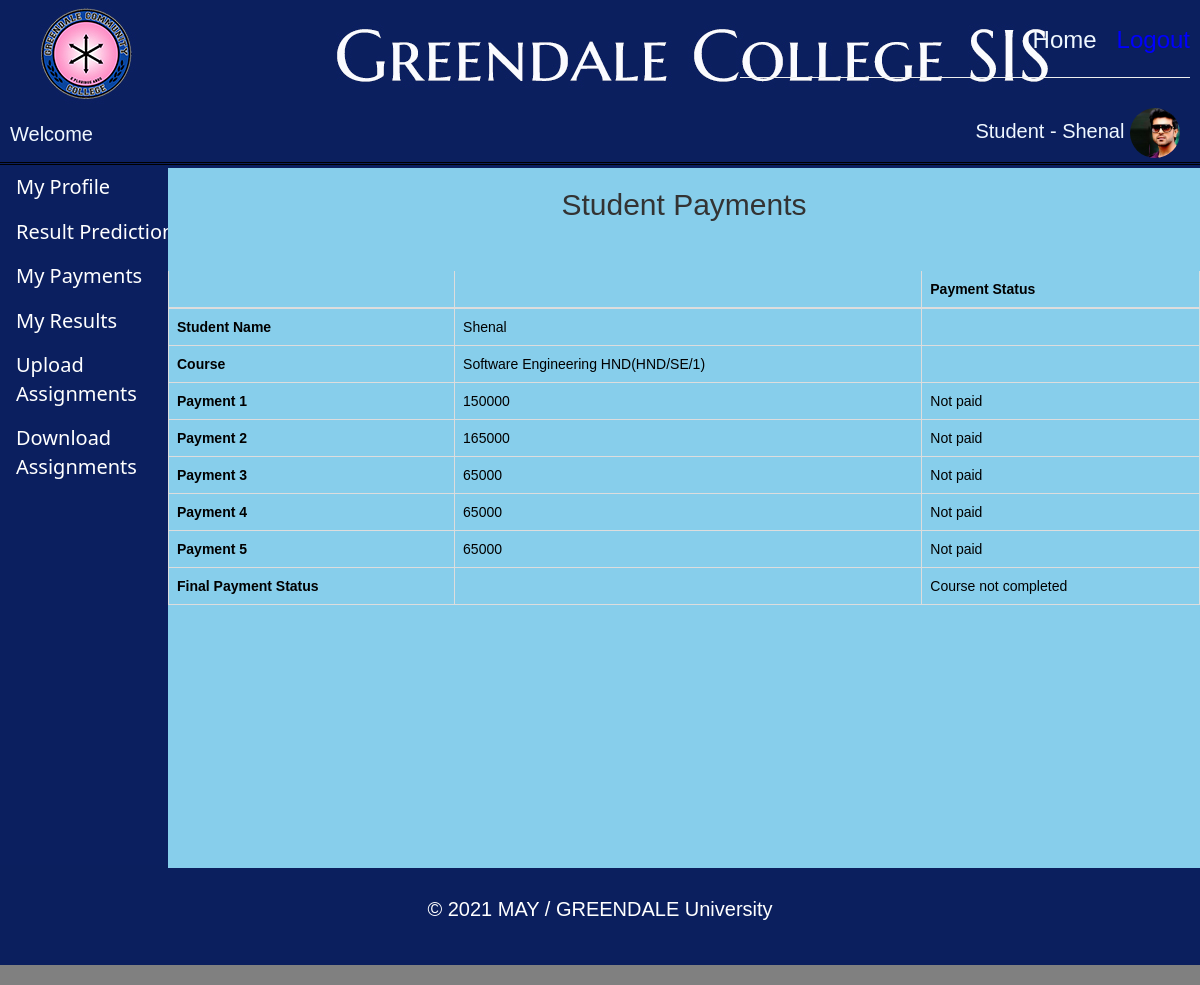
Screenshot of /studentviewpayments.php (signed in) with the database file from the repository.
### tables this page shows
CREATE TABLE `students` (
  `student_id` int(255) NOT NULL,
  `batch_id` int(255) NOT NULL,
  `student_fname` varchar(1000) NOT NULL,
  `student_lname` varchar(1000) NOT NULL,
  `email` varchar(1000) NOT NULL,
  `birthday` varchar(1000) NOT NULL,
  `contactnumber` int(255) NOT NULL,
  `password` varchar(1000) NOT NULL,
  `NIC` int(255) NOT NULL,
  `picture` varchar(1000) NOT NULL,
  `parent_name` varchar(1000) NOT NULL
);

CREATE TABLE `course_details` (
  `course_id` int(255) NOT NULL,
  `course_name` varchar(1000) NOT NULL,
  `module_1` varchar(1000) NOT NULL,
  `module_2` varchar(1000) NOT NULL,
  `module_3` varchar(1000) NOT NULL,
  `module_4` varchar(1000) NOT NULL,
  `module_5` varchar(1000) NOT NULL,
  `module_6` varchar(1000) NOT NULL,
  `module_7` varchar(1000) NOT NULL,
  `module_8` varchar(1000) NOT NULL,
  `module_9` varchar(1000) NOT NULL,
  `module_10` varchar(1000) NOT NULL,
  `payment_1` int(255) NOT NULL,
  `payment_2` int(255) NOT NULL,
  `payment_3` int(255) NOT NULL,
  `payment_4` int(255) NOT NULL,
  `payment_5` int(255) NOT NULL
);

CREATE TABLE `student_batches` (
  `batch_id` int(255) NOT NULL,
  `course_id` int(11) DEFAULT NULL,
  `assignment_id` int(11) DEFAULT NULL,
  `batch_code` varchar(1000) NOT NULL,
  `batch_name` varchar(1000) NOT NULL
);

CREATE TABLE `students_payments` (
  `studentpayment_id` int(255) NOT NULL,
  `batch_id` int(255) NOT NULL,
  `student_id` int(255) NOT NULL,
  `payment1_status` set('Paid','Not paid') NOT NULL,
  `payment2_status` set('Paid','Not paid') NOT NULL,
  `payment3_status` set('Paid','Not paid') NOT NULL,
  `payment4_status` set('Paid','Not paid') NOT NULL,
  `payment5_status` set('Paid','Not paid') NOT NULL,
  `final_status` set('Payment compleated','Payment not compleated') NOT NULL
);

CREATE TABLE `students_results` (
  `studentresult_id` int(255) NOT NULL,
  `batch_id` int(255) NOT NULL,
  `student_id` int(255) NOT NULL,
  `subject1_results` int(11) NOT NULL,
  `subject2_results` int(11) NOT NULL,
  `subject3_results` int(11) NOT NULL,
  `subject4_results` int(255) NOT NULL,
  `subject5_results` int(255) NOT NULL,
  `subject6_results` int(255) NOT NULL,
  `subject7_results` int(255) NOT NULL,
  `subject8_results` int(255) NOT NULL,
  `subject9_results` int(255) NOT NULL,
  `subject10_results` int(255) NOT NULL,
  `final__status` set('Course completed','Course not completed') NOT NULL
);

### studentviewpayments.php (the view, shortened to what this page needs)
<!DOCTYPE html>
<html lang="en">
  <head>
    <link href="css/bootstrap.min.css" rel="stylesheet">
	  <link href="css/style.css" rel="stylesheet">
  </head>
  <body style="background-color: grey; margin-top: -20px">
		   <?php
	include "DBconnection.php";
	if(!isset($_SESSION['name']))
	{
		header("location:loginindex.php");
	}
	else
	{
		$id = $_SESSION['id'];
		$result = mysqli_query($conn,"SELECT * FROM students WHERE student_id='" . $id."'");
		$row  = mysqli_fetch_array($result);
		if($row >0)
		{
		$fname =$row['student_fname'];
		$spic =$row['picture'];
		$bid = $_SESSION['bid'];
		$result = mysqli_query($conn,"SELECT * FROM student_batches WHERE batch_id ='" . $bid."'");
		$row  = mysqli_fetch_array($result);
		}
		if($row >0)
		{
		$batch_code =$row['batch_code'];
		$course_id =$row['course_id'];
		$result = mysqli_query($conn,"SELECT * FROM course_details WHERE course_id ='" . $course_id."'");
		$row  = mysqli_fetch_array($result);
		}
		if($row >0)
		{
		 $course_name =$row['course_name'];
			$payment_1 =$row['payment_1'];
			$payment_2 =$row['payment_2'];
			$payment_3 =$row['payment_3'];
			$payment_4 =$row['payment_4'];
			$payment_5 =$row['payment_5'];
		$id = $_SESSION['id'];
		$result = mysqli_query($conn,"SELECT * FROM students_results WHERE student_id ='" . $id."'");
		$row  = mysqli_fetch_array($result);
		}
		if($row >0)
		{
		$status =$row['final__status'];
		$id = $_SESSION['id'];
		$result = mysqli_query($conn,"SELECT * FROM students_payments WHERE student_id ='" . $id."'");
		$row  = mysqli_fetch_array($result);
		}
		if($row >0)
		{
		$payment1_status =$row['payment1_status'];
		$payment2_status =$row['payment2_status'];
		$payment3_status =$row['payment3_status'];
		$payment4_status =$row['payment4_status'];
		$payment5_status =$row['payment5_status'];
		}
	}
	  ?>
	  <div class="div_content_admin">
    <div class="header_admin">
<div style="margin-right:10px;vertical-align:bottom;">
    <table align="right" width="450">
        <tr><td>
        <div align="right" style="font-size:24px;padding-top:23px; ">
                 <a href="studentindex.php" style="color: aliceblue">Home</a> &nbsp;
                <a href="userLogout.php" style="color:blue">Logout</a>
			<hr>
			   <div align="right" style="font-size:20px; padding: 10px; color: aliceblue">
         Student - <?php echo $fname;?>
				   				    <img class="img-rounded" style="border-radius: 50%" width="50px" height="50px" src="studentImage/<?php echo $spic;?>">
        </div>
        </td></tr>
   </table>
</div>
	  </div>
		   <div class="div_header_title_admin">
     <div align="left" style="font-size:20px; padding: 10px; color: aliceblue">
         Welcome
            </div>
		</div>
		  <div class="mainframe"  style="background-color:#0b1f5f">
		  <div class="section1_admin" >
    		       <ul>
    		      <li><div><a href="studentmyprofile.php">My Profile</a></div></li>
			 	  <li><div><a href="studentresultsprediction.php"> Result Predictions</a></div></li>
			      <li><div><a href="studentviewpayments.php">My Payments</a></div></li>
			      <li><div><a href="studentviewresults.php">My Results</a></div></li>
			      <li><div><a href="studentuploadassignments.php">Upload Assignments</a></div></li>
			      <li><div><a href="studentdownloadassignments.php">Download Assignments</a></div></li>
			  </ul>
</div>
		  <div class="section2_admin" align="center">
<h2 align="center">Student Payments</h2>
<table class="table table-bordered" align="center"  style="  color: black; font-size: 14px; border:10px ">
  <thead>
    <tr>
      <th  scope="col"></th>
      <th scope="col"></th>
	<th scope="col">Payment Status</th>
    </tr>
  </thead>
  <tbody>
    <tr>
      <th scope="row">Student Name</th>
      <td><?php echo $_SESSION['name'];?></td>
	<td></td>
    </tr>
    <tr>
      <th scope="row">Course</th>
      <td>  <?php echo $course_name; ?>(<?php echo $batch_code; ?>) </td>
      <td></td>
    </tr>
    <tr>
      <th scope="row">Payment 1</th>
      <td><?php echo $payment_1 ; ?></td>
      	<td><?php echo $payment1_status ; ?></td>
    </tr>
	      <tr>
      <th scope="row">Payment 2</th>
      <td ><?php echo $payment_2 ; ?></td>
	<td><?php echo $payment2_status ; ?></td>
      <br>
    </tr>
	   <tr>
      <th scope="row">Payment 3</th>
      <td ><?php echo $payment_3 ; ?></td>
		<td><?php echo $payment3_status ; ?></td>
      <br>
    </tr>
	  <tr>
      <th scope="row">Payment 4</th>
      <td ><?php echo $payment_4 ; ?></td>
	  <td><?php echo $payment4_status ; ?></td>
    </tr>
	    <tr>
      <th scope="row">Payment 5</th>
      <td ><?php echo $payment_5 ; ?></td>
	  <td><?php echo $payment5_status ; ?></td>
    </tr>
	   <tr>
      <th scope="row">Final Payment Status</th>
      <td ></td>
	  <td><?php echo $status ; ?></td>
  </tbody>
</table>
		  </div>
		  </div>
		  	   <div class="section3">
		 <p  align="center" style="color:  white; padding-top: 30px; font-size:20px " >© 2021 MAY / GREENDALE University</p>
		  </div>
	  </div>
  </body>
</html>

### css/style.css (style rules this page uses)
.header_admin { height: 110px; background-image: url("../photos/header_admin.jpg"); background-repeat: no-repeat; font-family: Arial, Helvetica, sans-serif; }
.div_content_admin { margin: auto; width: 100%; background: #FFF; }
.div_header_title_admin { height: 55px; background: #93bede; border-bottom: 3px double black; background-repeat: no-repeat; background-image: url("../photos/admintitle.jpg"); }
.mainframe { height: 700px; width: 100%; }
.section1_admin { width: 14%; float: left; background: #0b1f5f ; font-family:Segoe, "Segoe UI", "DejaVu Sans", "Trebuchet MS", Verdana, "sans-serif"; font-size: 20px; }
.section2_admin { float: right; width: 86%; height: 700px; background-color: skyblue; }
.section3 { width: 100%; height: 100px; background-image: url("../photos/sub4.jpg"); background-size: 100% 100px; margin-bottom: auto; }

### studentviewpayments.php (style rules this page uses)
ul { list-style-type: none; margin: 0; padding: 0; width: 210px; background-color: #0b1f5f; }
li a { display: block; color: white; padding: 8px 16px; text-decoration: none; }
* { box-sizing: border-box; }
body { font-family: Verdana, sans-serif; }
img { vertical-align: middle; }

### rows the page displays
students: student_fname "Shenal", picture (picture)
course_details: course_name "Software Engineering HND", payment_1 "150000", payment_2 "165000", payment_3 "65000", payment_4 "65000", payment_5 "65000"
student_batches: batch_code "HND/SE/1"
students_payments: payment1_status "Not paid", payment2_status "Not paid", payment3_status "Not paid", payment4_status "Not paid", payment5_status "Not paid"
students_results: final__status "Course not completed"

### other values shown
$_SESSION['name'] "Shenal"
